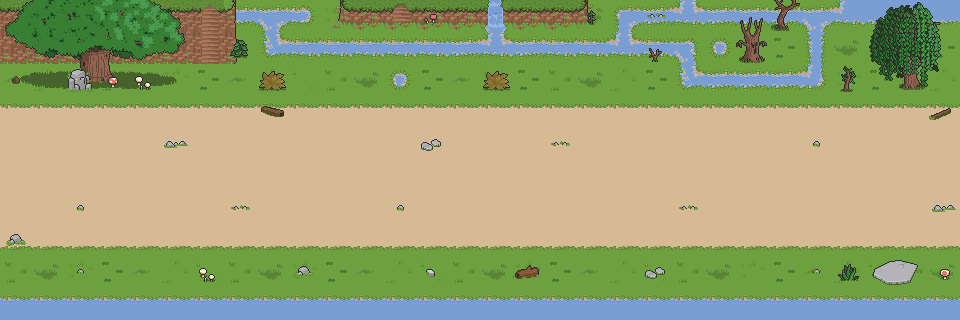

A level layout from a 2D game, rendered from its tile map. Below: a short description, then the map file with tile-grid data replaced by summaries:
An orthogonal 30x10 tile map with 32x32 px tiles, 4 tile layers (floor, cliff, decor1, decor2) and 14 objects (7x monster, 3x chord, 2x box, playerStart, sign).

<map version="1.10" tiledversion="1.11.0" orientation="orthogonal" renderorder="right-down" width="30" height="10" tilewidth="32" tileheight="32" infinite="0" nextlayerid="8" nextobjectid="16">
 <editorsettings>
  <export target="stage_01_04.json" format="json" />
 </editorsettings>
 <tileset firstgid="1" name="Forest-Prairie Tileset v1" tilewidth="32" tileheight="32" tilecount="567" columns="21">
  <image source="../../Forest-Prairie Tileset v1.png" width="672" height="864" />
  <tile id="128">
   <properties>
    <property name="collides" type="bool" value="true" />
   </properties>
  </tile>
  <tile id="129">
   <properties>
    <property name="collides" type="bool" value="true" />
   </properties>
  </tile>
  <tile id="130">
   <properties>
    <property name="collides" type="bool" value="true" />
   </properties>
  </tile>
  <tile id="131">
   <properties>
    <property name="collides" type="bool" value="true" />
   </properties>
  </tile>
  <tile id="132">
   <properties>
    <property name="collides" type="bool" value="true" />
   </properties>
  </tile>
  <tile id="133">
   <properties>
    <property name="collides" type="bool" value="true" />
   </properties>
  </tile>
  <tile id="134">
   <properties>
    <property name="collides" type="bool" value="true" />
   </properties>
  </tile>
  <tile id="135">
   <properties>
    <property name="collides" type="bool" value="true" />
   </properties>
  </tile>
  <tile id="136">
   <properties>
    <property name="collides" type="bool" value="true" />
   </properties>
  </tile>
  <tile id="137">
   <properties>
    <property name="collides" type="bool" value="true" />
   </properties>
  </tile>
  <tile id="138">
   <properties>
    <property name="collides" type="bool" value="true" />
   </properties>
  </tile>
  <tile id="139">
   <properties>
    <property name="collides" type="bool" value="true" />
   </properties>
  </tile>
  <tile id="140">
   <properties>
    <property name="collides" type="bool" value="true" />
   </properties>
  </tile>
  <tile id="141">
   <properties>
    <property name="collides" type="bool" value="true" />
   </properties>
  </tile>
  <tile id="142">
   <properties>
    <property name="collides" type="bool" value="true" />
   </properties>
  </tile>
  <tile id="143">
   <properties>
    <property name="collides" type="bool" value="true" />
   </properties>
  </tile>
  <tile id="144">
   <properties>
    <property name="collides" type="bool" value="true" />
   </properties>
  </tile>
  <tile id="149">
   <properties>
    <property name="collides" type="bool" value="true" />
   </properties>
  </tile>
  <tile id="150">
   <properties>
    <property name="collides" type="bool" value="true" />
   </properties>
  </tile>
  <tile id="151">
   <properties>
    <property name="collides" type="bool" value="true" />
   </properties>
  </tile>
  <tile id="152">
   <properties>
    <property name="collides" type="bool" value="true" />
   </properties>
  </tile>
  <tile id="153">
   <properties>
    <property name="collides" type="bool" value="true" />
   </properties>
  </tile>
  <tile id="154">
   <properties>
    <property name="collides" type="bool" value="true" />
   </properties>
  </tile>
  <tile id="155">
   <properties>
    <property name="collides" type="bool" value="true" />
   </properties>
  </tile>
  <tile id="156">
   <properties>
    <property name="collides" type="bool" value="true" />
   </properties>
  </tile>
  <tile id="157">
   <properties>
    <property name="collides" type="bool" value="true" />
   </properties>
  </tile>
  <tile id="158">
   <properties>
    <property name="collides" type="bool" value="true" />
   </properties>
  </tile>
  <tile id="159">
   <properties>
    <property name="collides" type="bool" value="true" />
   </properties>
  </tile>
  <tile id="160">
   <properties>
    <property name="collides" type="bool" value="true" />
   </properties>
  </tile>
  <tile id="161">
   <properties>
    <property name="collides" type="bool" value="true" />
   </properties>
  </tile>
  <tile id="162">
   <properties>
    <property name="collides" type="bool" value="true" />
   </properties>
  </tile>
  <tile id="163">
   <properties>
    <property name="collides" type="bool" value="true" />
   </properties>
  </tile>
  <tile id="164">
   <properties>
    <property name="collides" type="bool" value="true" />
   </properties>
  </tile>
  <tile id="165">
   <properties>
    <property name="collides" type="bool" value="true" />
   </properties>
  </tile>
  <tile id="166">
   <properties>
    <property name="collides" type="bool" value="true" />
   </properties>
  </tile>
  <tile id="170">
   <properties>
    <property name="collides" type="bool" value="true" />
   </properties>
  </tile>
  <tile id="171">
   <properties>
    <property name="collides" type="bool" value="true" />
   </properties>
  </tile>
  <tile id="172">
   <properties>
    <property name="collides" type="bool" value="true" />
   </properties>
  </tile>
  <tile id="173">
   <properties>
    <property name="collides" type="bool" value="true" />
   </properties>
  </tile>
  <tile id="174">
   <properties>
    <property name="collides" type="bool" value="true" />
   </properties>
  </tile>
  <tile id="175">
   <properties>
    <property name="collides" type="bool" value="true" />
   </properties>
  </tile>
  <tile id="176">
   <properties>
    <property name="collides" type="bool" value="true" />
   </properties>
  </tile>
  <tile id="177">
   <properties>
    <property name="collides" type="bool" value="true" />
   </properties>
  </tile>
  <tile id="178">
   <properties>
    <property name="collides" type="bool" value="true" />
   </properties>
  </tile>
  <tile id="179">
   <properties>
    <property name="collides" type="bool" value="true" />
   </properties>
  </tile>
  <tile id="180">
   <properties>
    <property name="collides" type="bool" value="true" />
   </properties>
  </tile>
  <tile id="181">
   <properties>
    <property name="collides" type="bool" value="true" />
   </properties>
  </tile>
  <tile id="182">
   <properties>
    <property name="collides" type="bool" value="true" />
   </properties>
  </tile>
  <tile id="183">
   <properties>
    <property name="collides" type="bool" value="true" />
   </properties>
  </tile>
  <tile id="185">
   <properties>
    <property name="collides" type="bool" value="true" />
   </properties>
  </tile>
  <tile id="186">
   <properties>
    <property name="collides" type="bool" value="true" />
   </properties>
  </tile>
  <tile id="187">
   <properties>
    <property name="collides" type="bool" value="true" />
   </properties>
  </tile>
  <tile id="190">
   <properties>
    <property name="collides" type="bool" value="true" />
   </properties>
  </tile>
  <tile id="191">
   <properties>
    <property name="collides" type="bool" value="true" />
   </properties>
  </tile>
  <tile id="192">
   <properties>
    <property name="collides" type="bool" value="true" />
   </properties>
  </tile>
  <tile id="193">
   <properties>
    <property name="collides" type="bool" value="true" />
   </properties>
  </tile>
  <tile id="194">
   <properties>
    <property name="collides" type="bool" value="true" />
   </properties>
  </tile>
  <tile id="195">
   <properties>
    <property name="collides" type="bool" value="true" />
   </properties>
  </tile>
  <tile id="196">
   <properties>
    <property name="collides" type="bool" value="true" />
   </properties>
  </tile>
  <tile id="197">
   <properties>
    <property name="collides" type="bool" value="true" />
   </properties>
  </tile>
  <tile id="200">
   <properties>
    <property name="collides" type="bool" value="true" />
   </properties>
  </tile>
  <tile id="201">
   <properties>
    <property name="collides" type="bool" value="true" />
   </properties>
  </tile>
  <tile id="202">
   <properties>
    <property name="collides" type="bool" value="true" />
   </properties>
  </tile>
  <tile id="203">
   <properties>
    <property name="collides" type="bool" value="true" />
   </properties>
  </tile>
  <tile id="204">
   <properties>
    <property name="collides" type="bool" value="true" />
   </properties>
  </tile>
  <tile id="211">
   <properties>
    <property name="collides" type="bool" value="true" />
   </properties>
  </tile>
  <tile id="212">
   <properties>
    <property name="collides" type="bool" value="true" />
   </properties>
  </tile>
  <tile id="213">
   <properties>
    <property name="collides" type="bool" value="true" />
   </properties>
  </tile>
  <tile id="214">
   <properties>
    <property name="collides" type="bool" value="true" />
   </properties>
  </tile>
  <tile id="215">
   <properties>
    <property name="collides" type="bool" value="true" />
   </properties>
  </tile>
  <tile id="216">
   <properties>
    <property name="collides" type="bool" value="true" />
   </properties>
  </tile>
  <tile id="217">
   <properties>
    <property name="collides" type="bool" value="true" />
   </properties>
  </tile>
  <tile id="218">
   <properties>
    <property name="collides" type="bool" value="true" />
   </properties>
  </tile>
  <tile id="219">
   <properties>
    <property name="collides" type="bool" value="true" />
   </properties>
  </tile>
  <tile id="220">
   <properties>
    <property name="collides" type="bool" value="true" />
   </properties>
  </tile>
  <tile id="221">
   <properties>
    <property name="collides" type="bool" value="true" />
   </properties>
  </tile>
  <tile id="222">
   <properties>
    <property name="collides" type="bool" value="true" />
   </properties>
  </tile>
  <tile id="223">
   <properties>
    <property name="collides" type="bool" value="true" />
   </properties>
  </tile>
  <tile id="224">
   <properties>
    <property name="collides" type="bool" value="true" />
   </properties>
  </tile>
  <tile id="225">
   <properties>
    <property name="collides" type="bool" value="true" />
   </properties>
  </tile>
  <tile id="227">
   <properties>
    <property name="collides" type="bool" value="true" />
   </properties>
  </tile>
  <tile id="228">
   <properties>
    <property name="collides" type="bool" value="true" />
   </properties>
  </tile>
  <tile id="232">
   <properties>
    <property name="collides" type="bool" value="true" />
   </properties>
  </tile>
  <tile id="233">
   <properties>
    <property name="collides" type="bool" value="true" />
   </properties>
  </tile>
  <tile id="234">
   <properties>
    <property name="collides" type="bool" value="true" />
   </properties>
  </tile>
  <tile id="235">
   <properties>
    <property name="collides" type="bool" value="true" />
   </properties>
  </tile>
  <tile id="236">
   <properties>
    <property name="collides" type="bool" value="true" />
   </properties>
  </tile>
  <tile id="237">
   <properties>
    <property name="collides" type="bool" value="true" />
   </properties>
  </tile>
  <tile id="238">
   <properties>
    <property name="collides" type="bool" value="true" />
   </properties>
  </tile>
  <tile id="239">
   <properties>
    <property name="collides" type="bool" value="true" />
   </properties>
  </tile>
  <tile id="240">
   <properties>
    <property name="collides" type="bool" value="true" />
   </properties>
  </tile>
  <tile id="241">
   <properties>
    <property name="collides" type="bool" value="true" />
   </properties>
  </tile>
  <tile id="242">
   <properties>
    <property name="collides" type="bool" value="true" />
   </properties>
  </tile>
  <tile id="243">
   <properties>
    <property name="collides" type="bool" value="true" />
   </properties>
  </tile>
  <tile id="244">
   <properties>
    <property name="collides" type="bool" value="true" />
   </properties>
  </tile>
  <tile id="246">
   <properties>
    <property name="collides" type="bool" value="true" />
   </properties>
  </tile>
  <tile id="248">
   <properties>
    <property name="collides" type="bool" value="true" />
   </properties>
  </tile>
  <tile id="249">
   <properties>
    <property name="collides" type="bool" value="true" />
   </properties>
  </tile>
  <tile id="258">
   <properties>
    <property name="collides" type="bool" value="true" />
   </properties>
  </tile>
  <tile id="259">
   <properties>
    <property name="collides" type="bool" value="true" />
   </properties>
  </tile>
  <tile id="260">
   <properties>
    <property name="collides" type="bool" value="true" />
   </properties>
  </tile>
  <tile id="261">
   <properties>
    <property name="collides" type="bool" value="true" />
   </properties>
  </tile>
  <tile id="262">
   <properties>
    <property name="collides" type="bool" value="true" />
   </properties>
  </tile>
  <tile id="263">
   <properties>
    <property name="collides" type="bool" value="true" />
   </properties>
  </tile>
  <tile id="264">
   <properties>
    <property name="collides" type="bool" value="true" />
   </properties>
  </tile>
  <tile id="265">
   <properties>
    <property name="collides" type="bool" value="true" />
   </properties>
  </tile>
  <tile id="269">
   <properties>
    <property name="collides" type="bool" value="true" />
   </properties>
  </tile>
  <tile id="270">
   <properties>
    <property name="collides" type="bool" value="true" />
   </properties>
  </tile>
  <tile id="279">
   <properties>
    <property name="collides" type="bool" value="true" />
   </properties>
  </tile>
  <tile id="280">
   <properties>
    <property name="collides" type="bool" value="true" />
   </properties>
  </tile>
  <tile id="281">
   <properties>
    <property name="collides" type="bool" value="true" />
   </properties>
  </tile>
  <tile id="282">
   <properties>
    <property name="collides" type="bool" value="true" />
   </properties>
  </tile>
  <tile id="283">
   <properties>
    <property name="collides" type="bool" value="true" />
   </properties>
  </tile>
  <tile id="284">
   <properties>
    <property name="collides" type="bool" value="true" />
   </properties>
  </tile>
  <tile id="285">
   <properties>
    <property name="collides" type="bool" value="true" />
   </properties>
  </tile>
  <tile id="286">
   <properties>
    <property name="collides" type="bool" value="true" />
   </properties>
  </tile>
  <tile id="290">
   <properties>
    <property name="collides" type="bool" value="true" />
   </properties>
  </tile>
  <tile id="291">
   <properties>
    <property name="collides" type="bool" value="true" />
   </properties>
  </tile>
  <tile id="300">
   <properties>
    <property name="collides" type="bool" value="true" />
   </properties>
  </tile>
  <tile id="301">
   <properties>
    <property name="collides" type="bool" value="true" />
   </properties>
  </tile>
  <tile id="302">
   <properties>
    <property name="collides" type="bool" value="true" />
   </properties>
  </tile>
  <tile id="303">
   <properties>
    <property name="collides" type="bool" value="true" />
   </properties>
  </tile>
  <tile id="305">
   <properties>
    <property name="collides" type="bool" value="true" />
   </properties>
  </tile>
  <tile id="306">
   <properties>
    <property name="collides" type="bool" value="true" />
   </properties>
  </tile>
  <tile id="307">
   <properties>
    <property name="collides" type="bool" value="true" />
   </properties>
  </tile>
  <tile id="321">
   <properties>
    <property name="collides" type="bool" value="true" />
   </properties>
  </tile>
  <tile id="322">
   <properties>
    <property name="collides" type="bool" value="true" />
   </properties>
  </tile>
  <tile id="323">
   <properties>
    <property name="collides" type="bool" value="true" />
   </properties>
  </tile>
 </tileset>
 <layer id="1" name="floor" width="30" height="10">
  <data>[300 cells, 300 non-empty, 25 distinct tile ids]</data>
 </layer>
 <layer id="5" name="cliff" width="30" height="10">
  <data>[300 cells, 25 non-empty, 11 distinct tile ids]</data>
 </layer>
 <layer id="4" name="decor1" width="30" height="10">
  <data>[300 cells, 52 non-empty, 42 distinct tile ids]</data>
 </layer>
 <layer id="6" name="decor2" width="30" height="10">
  <data>[300 cells, 13 non-empty, 12 distinct tile ids]</data>
 </layer>
 <objectgroup id="7" name="object">
  <object id="1" name="playerStart" x="22.6667" y="190.667">
   <point />
  </object>
  <object id="2" name="chordStart" type="chord" x="22" y="155.333">
   <point />
  </object>
  <object id="3" name="sign" x="942" y="152.667">
   <point />
  </object>
  <object id="4" name="chordEnd" type="chord" x="913.333" y="152.667">
   <point />
  </object>
  <object id="5" name="chordBattle" type="chord" x="562" y="86">
   <point />
  </object>
  <object id="7" name="tomato" type="monster" x="228.667" y="149.333">
   <point />
  </object>
  <object id="8" name="tomato" type="monster" x="198.667" y="216">
   <point />
  </object>
  <object id="9" name="eggplant" type="monster" x="316.667" y="181.333">
   <point />
  </object>
  <object id="10" name="tomato" type="monster" x="526.667" y="182.667">
   <point />
  </object>
  <object id="11" name="eggplant" type="monster" x="610.667" y="150.667">
   <point />
  </object>
  <object id="12" name="eggplant" type="monster" x="662.667" y="215.333">
   <point />
  </object>
  <object id="13" name="eggplant" type="monster" x="724.667" y="167.333">
   <point />
  </object>
  <object id="14" name="box" x="879.008" y="253.048">
   <point />
  </object>
  <object id="15" name="box" x="847.377" y="253.048">
   <point />
  </object>
 </objectgroup>
</map>
